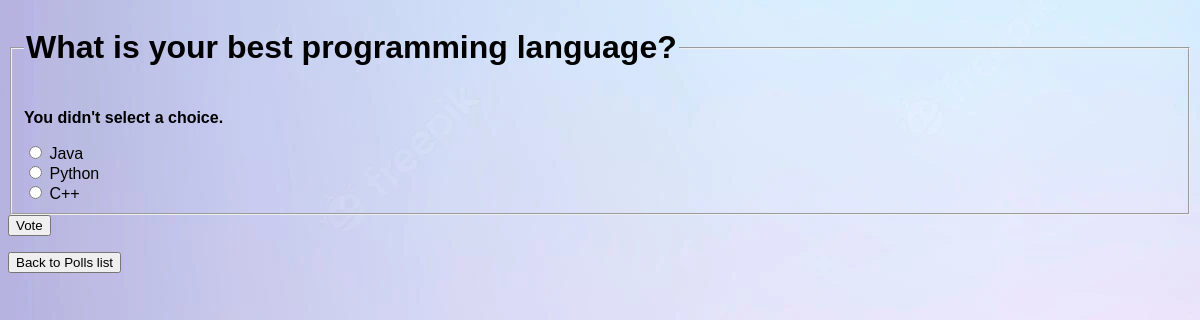
/polls/question/1/vote/ (signed in), run on the app's committed database.
### polls/models.py (models this page shows, shortened)
class Question(models.Model):
    question_text = models.CharField(max_length=200)
    pub_date = models.DateTimeField('date published')
    end_date = models.DateTimeField('date ending', null=True, default=None)

class Choice(models.Model):
    question = models.ForeignKey(Question, on_delete=models.CASCADE)
    choice_text = models.CharField(max_length=200)

### polls/views.py (the view, shortened to what this page needs)
# urls.py: path('question/<int:question_id>/vote/', views.vote, name='vote'),
@login_required
def vote(request, question_id):
    question = get_object_or_404(Question, pk=question_id)
    user = request.user
    try:
        selected_choice = question.choice_set.get(pk=request.POST['choice'])
    except (KeyError, Choice.DoesNotExist):
        return render(request, 'polls/detail.html', {
            'question': question,
            'error_message': "You didn't select a choice.",
        })

### polls/templates/polls/detail.html (shortened to what this page needs)
{% load static %}
<link rel="stylesheet" href="{% static 'polls/style.css' %}">
<form action="{% url 'polls:vote' question.id %}" method="post">
<fieldset>
    <legend><h1>{{ question.question_text }}</h1></legend>
    {% if error_message %}<p><strong>{{ error_message }}</strong></p>{% endif %}
    {% for choice in question.choice_set.all %}
        {% if choice.choice_text == check %}
            <input type="radio" name="choice" id="selected" value="{{ choice.id }}" checked>
            <label for="choice{{ forloop.counter }}">{{ choice.choice_text }}</label><br>
        {% else %}
            <input type="radio" name="choice" id="choice{{ forloop.counter }}" value="{{ choice.id }}">
            <label for="choice{{ forloop.counter }}">{{ choice.choice_text }}</label><br>
        {% endif %}
    {% endfor %}
</fieldset>
<input type="submit" value="Vote">
</form>
<a href="{% url 'polls:index' %}">
<button type="button">{{"Back to Polls list"}}</button>
</a>

### data on the page
Question: question_text "What is your best programming language?"
Choice: choice_text "Java"
Choice: choice_text "Python"
Choice: choice_text "C++"

### other printed values
{{ error_message }} "You didn't select a choice."
{{ "Back to Polls list" }} "Back to Polls list"
